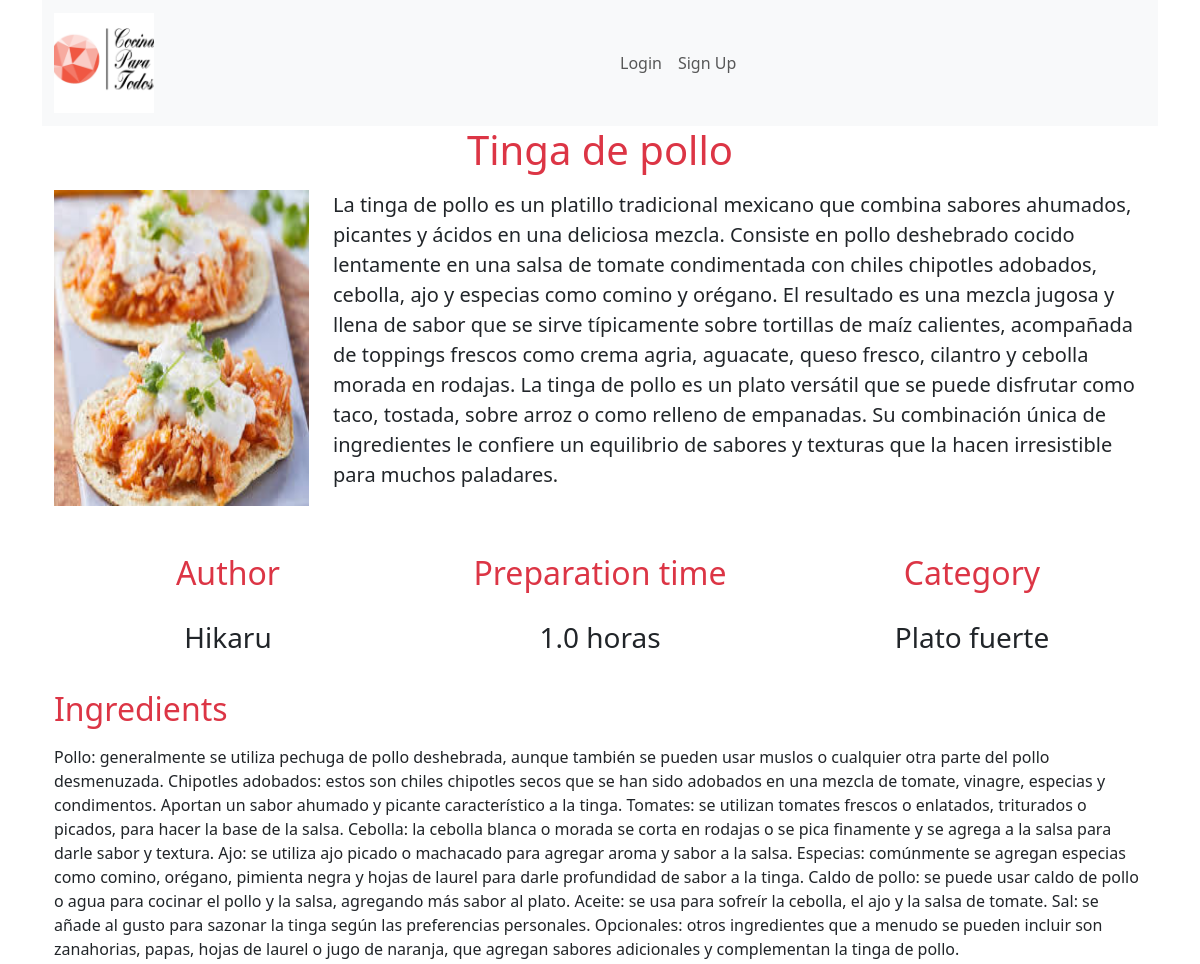
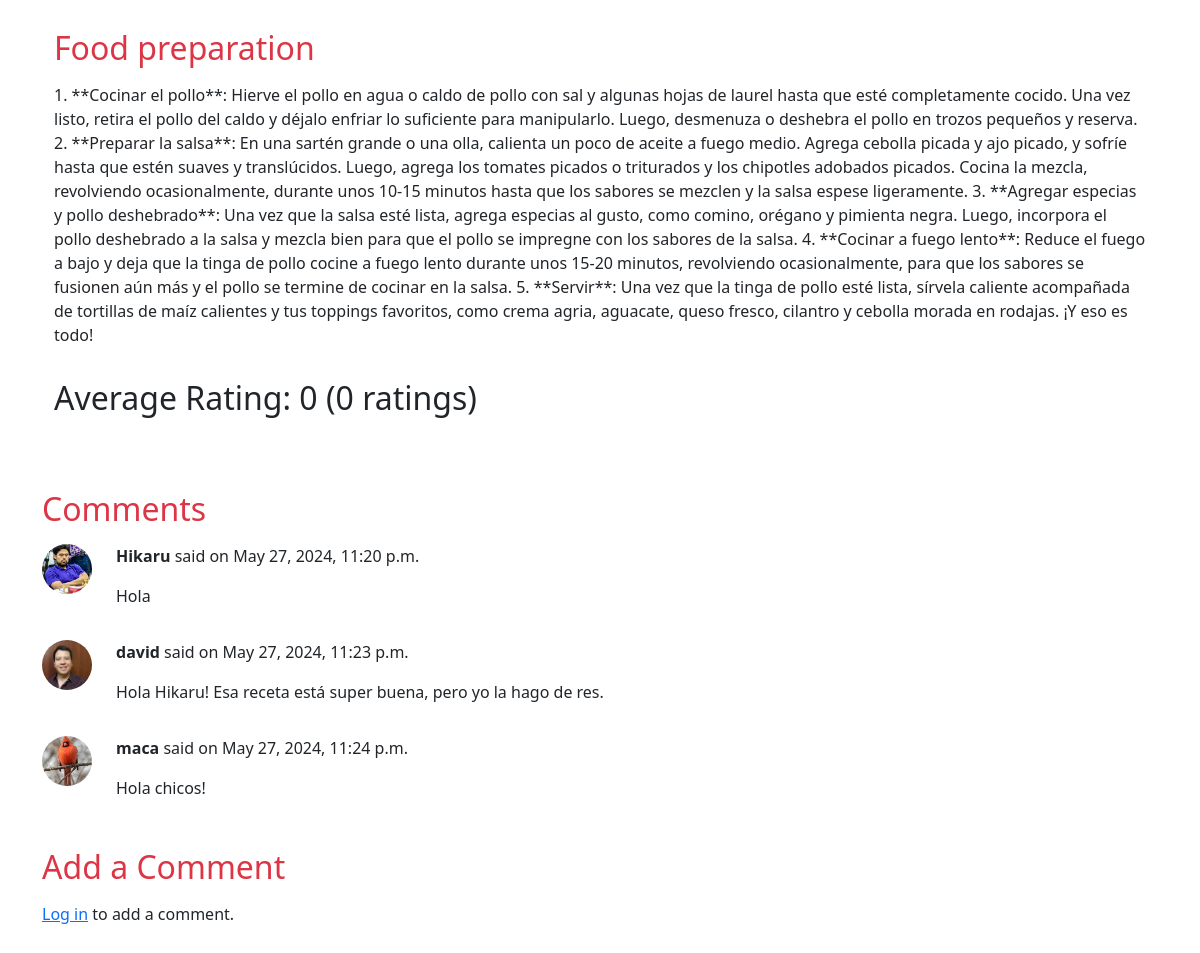
Screenshot of /recetas/3/tinga-de-pollo/ with the database file from the repository (2 pictures, top to bottom).
### recetas/models.py (models this page shows, shortened)
class Recipe(models.Model):
    title = models.CharField(max_length=255)
    description = models.TextField()
    ingredients = models.TextField()
    steps = models.TextField()
    preparation_time = models.FloatField()
    image = models.ImageField(upload_to='recipe_images/')
    category = models.ForeignKey(Category, on_delete=models.CASCADE)
    author = models.ForeignKey(User, on_delete=models.CASCADE)
    created_at = models.DateTimeField(auto_now_add=True)
    updated_at = models.DateTimeField(auto_now=True)
    slug = models.SlugField(default="", null=False)
    def average_rating(self):
        ratings = self.ratings.all()
        if ratings.exists():
            return sum(rating.score for rating in ratings) / ratings.count()
        return 0
    def rating_count(self):
        return self.ratings.count()

### categories/models.py (models this page shows)
class Category(models.Model):
    name = models.CharField(max_length=100)
    def __str__(self):
        return self.name

### comments/models.py (models this page shows, shortened)
class Comment(models.Model):
    recipe = models.ForeignKey(Recipe, on_delete=models.CASCADE)
    user = models.ForeignKey(User, on_delete=models.CASCADE)
    text = models.TextField()
    created_at = models.DateTimeField(auto_now_add=True)
    def profile_picture_url(self):
        profile = Profile.objects.get(user=self.user)
        return profile.profile_picture.url if profile.profile_picture else None

### usuarios/models.py (models this page shows)
class Profile(models.Model):
    user = models.OneToOneField(User, on_delete=models.CASCADE)
    bio = models.TextField(blank=True)
    profile_picture = models.ImageField(upload_to='profile_pictures/', blank=True, null=True)

### recetas/views.py (the view, shortened to what this page needs)
# urls.py: path('recetas/<int:pk>/<slug:slug>/',views.DetailedRecipe.as_view(),name='recipe_detail'),
class DetailedRecipe(FormMixin,generic.DetailView):
    model = Recipe
    context_object_name = "detailed_recipe"
    template_name = "recetas/detailed_recipe.html"
    form_class = CommentForm
    def get_context_data(self, **kwargs):
        context = super().get_context_data(**kwargs)
        context['comments'] = Comment.objects.filter(recipe=self.object)
        context['ratings'] = Rating.objects.filter(recipe=self.object)
        context['average_rating'] = self.object.average_rating()
        context['rating_count'] = self.object.rating_count()
        if self.request.user.is_authenticated:
            context['comment_form'] = self.get_form()
            context['rating_form'] = RatingForm()
        else:
            context['comment_form'] = None
            context['rating_form'] = None
        return context

### recetas/templates/recetas/detailed_recipe.html (shortened to what this page needs)
{% extends 'base.html' %}
{% block content %}
{% if user.is_authenticated %}
{% include 'navbar_profile.html' %}
{% else %}
{% include 'navbar.html' %}
{% endif %}
<div class="container">
    <h1 class="h1 text-center text-danger mb-3">{{ detailed_recipe.title }}</h1>
    <div class="container">
        <div class="row mb-5">
            <img class="col-3" src="{{ detailed_recipe.image.url }}" alt="{{ detailed_recipe.slug }}"
                style="size-adjust: 100%;">
            <p class="col-9 fs-5">{{ detailed_recipe.description }}</p>
        </div>
        <div class="row mb-3">
            <h2 class="h2 text-center text-danger col-4">Author</h2>
            <h2 class="h2 text-center text-danger col-4">Preparation time</h2>
            <h2 class="h2 text-center text-danger col-4">Category</h2>
        </div>
        <div class="row mb-3">
            <p class="text-center fs-3 col-4">{{ detailed_recipe.author }}</p>
            <p class="text-center fs-3 col-4">{{ detailed_recipe.preparation_time }} horas</p>
            <p class="text-center fs-3 col-4">{{ detailed_recipe.category }}</p>
        </div>
        <div class="row mb-3">
            <h2 class="h2 text-start text-danger mb-3">Ingredients</h2>
            <p class="">{{ detailed_recipe.ingredients }}</p>
        </div>
        <div class="row mb-3">
            <h2 class="h2 text-start text-danger mb-3">Food preparation</h2>
            <p class="fs-6">{{ detailed_recipe.steps }}</p>
        </div>
        <h2>Average Rating: {{ average_rating }} ({{ rating_count }} ratings)</h2>
        <div class="row justify-content-evenly mb-3">
            {% if user.is_authenticated %}
            <a class="btn btn-primary col-4" href="{% url 'recetas:edit_recipe' detailed_recipe.id %}">Edit recipe</a>
            <form class="col-4" id="delete-form" action="{% url 'recetas:delete_recipe' detailed_recipe.id %}"
                method="POST" style="display: inline;">
                {% csrf_token %}
                <button type="button" class="btn btn-danger" onclick="confirmDelete()">Delete</button>
            </form>
            <form method="post">
                {% csrf_token %}
                {{ rating_form.as_p }}
                <button type="submit" name="rating_submit">Rate</button>
            </form>
            {% else %}
            <br>
            {% endif %}
        </div>
    </div>
    <br>
    {% include 'comments/comments.html' %}
</div>
{% endblock %}

### comments/templates/comments/comments.html
{% load static %}
<div class="row mb-3">
    <h2 class="h2 text-start text-danger mb-3">Comments</h2>
    <div class="comments">
        {% for comment in comments %}
        <div class="comment mb-3">
            <div class="row">
                <div class="col-auto">
                    <img class="profile-img-comments" src="{{ comment.profile_picture_url }}" alt="Profile Picture">
                </div>
                <div class="col">
                    <p>
                        <strong>{{ comment.user }}</strong> said on {{ comment.created_at }}
                    </p>
                    <p>{{ comment.text }}</p>
                </div>
            </div>
        </div>
        {% endfor %}
    </div>
</div>
<div class="row mb-3">
    <h2 class="h2 text-start text-danger mb-3">Add a Comment</h2>
    {% if user.is_authenticated %}
    <form method="post">
        {% csrf_token %}
        {{ form.as_p }}
        <button type="submit" class="btn btn-primary">Add Comment</button>
    </form>
    {% else %}
    <p><a href="{% url 'usuarios:login' %}">Log in</a> to add a comment.</p>
    {% endif %}
</div>

### static/styles.css (style rules this page uses)
.profile-img-comments { width: 50px; height: 50px; border-radius: 50%; object-fit: cover; }

### rows the page displays
Recipe: title "Tinga de pollo", image (picture), description "La tinga de pollo es un platillo tradicional mexicano que combina sabores ahumados, picantes y ácidos en una deliciosa mezcla. Consiste en pollo deshebrado cocido lentamente en una salsa de tomate condimentada con chiles chipotles adobados, cebolla, ajo y especias como comino y orégano. El resultado es una mezcla jugosa y llena de sabor que se sirve típicamente sobre tortillas de maíz calientes, acompañada de toppings frescos como crema agria, aguacate, queso fresco, cilantro y cebolla morada en rodajas. La tinga de pollo es un plato versátil que se puede disfrutar como taco, tostada, sobre arroz o como relleno de empanadas. Su combinación única de ingredientes le confiere un equilibrio de…", author "Hikaru", preparation_time "1.0", category "Plato fuerte", ingredients "Pollo: generalmente se utiliza pechuga de pollo deshebrada, aunque también se pueden usar muslos o cualquier otra parte del pollo desmenuzada. Chipotles adobados: estos son chiles chipotles secos que se han sido adobados en una mezcla de tomate, vinagre, especias y condimentos. Aportan un sabor ahumado y picante característico a la tinga. Tomates: se utilizan tomates frescos o enlatados, triturados o picados, para hacer la base de la salsa. Cebolla: la cebolla blanca o morada se corta en rodajas o se pica finamente y se agrega a la salsa para darle sabor y textura. Ajo: se utiliza ajo picado o machacado para agregar aroma y sabor a la salsa. Especias: comúnmente se agregan especias como…", steps "1. **Cocinar el pollo**: Hierve el pollo en agua o caldo de pollo con sal y algunas hojas de laurel hasta que esté completamente cocido. Una vez listo, retira el pollo del caldo y déjalo enfriar lo suficiente para manipularlo. Luego, desmenuza o deshebra el pollo en trozos pequeños y reserva. 2. **Preparar la salsa**: En una sartén grande o una olla, calienta un poco de aceite a fuego medio. Agrega cebolla picada y ajo picado, y sofríe hasta que estén suaves y translúcidos. Luego, agrega los tomates picados o triturados y los chipotles adobados picados. Cocina la mezcla, revolviendo ocasionalmente, durante unos 10-15 minutos hasta que los sabores se mezclen y la salsa espese ligeramente. 3.…"
Comment: profile_picture_url (picture), user "Hikaru", created_at "May 27, 2024, 11:20 p.m.", text "Hola"
Comment: profile_picture_url (picture), user "david", created_at "May 27, 2024, 11:23 p.m.", text "Hola Hikaru! Esa receta está super buena, pero yo la hago de res."
Comment: profile_picture_url (picture), user "maca", created_at "May 27, 2024, 11:24 p.m.", text "Hola chicos!"

### other values shown
{{ average_rating }} "0"
{{ rating_count }} "0"
